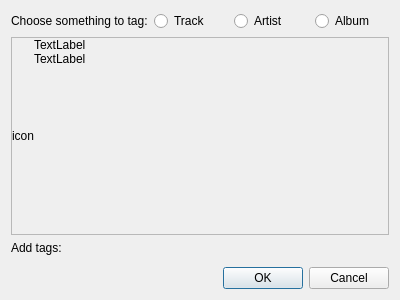
<?xml version="1.0" encoding="UTF-8"?>
<ui version="4.0">
 <class>TagDialog</class>
 <widget class="QDialog" name="TagDialog">
  <property name="geometry">
   <rect>
    <x>0</x>
    <y>0</y>
    <width>400</width>
    <height>300</height>
   </rect>
  </property>
  <property name="windowTitle">
   <string>Dialog</string>
  </property>
  <layout class="QVBoxLayout" name="verticalLayout_2">
   <item>
    <layout class="QHBoxLayout" name="horizontalLayout">
     <item>
      <widget class="QLabel" name="choose">
       <property name="text">
        <string>Choose something to tag:</string>
       </property>
      </widget>
     </item>
     <item>
      <widget class="QRadioButton" name="track">
       <property name="text">
        <string>Track</string>
       </property>
      </widget>
     </item>
     <item>
      <widget class="QRadioButton" name="artist">
       <property name="text">
        <string>Artist</string>
       </property>
      </widget>
     </item>
     <item>
      <widget class="QRadioButton" name="album">
       <property name="text">
        <string>Album</string>
       </property>
      </widget>
     </item>
    </layout>
   </item>
   <item>
    <widget class="QFrame" name="what">
     <property name="frameShape">
      <enum>QFrame::StyledPanel</enum>
     </property>
     <property name="frameShadow">
      <enum>QFrame::Raised</enum>
     </property>
     <layout class="QHBoxLayout" name="horizontalLayout_2" stretch="0,1">
      <property name="spacing">
       <number>0</number>
      </property>
      <property name="margin">
       <number>0</number>
      </property>
      <item>
       <widget class="HttpImageWidget" name="icon">
        <property name="text">
         <string>icon</string>
        </property>
       </widget>
      </item>
      <item>
       <layout class="QVBoxLayout" name="verticalLayout">
        <property name="spacing">
         <number>0</number>
        </property>
        <item>
         <widget class="unicorn::Label" name="title">
          <property name="text">
           <string>TextLabel</string>
          </property>
          <property name="textFormat">
           <enum>Qt::RichText</enum>
          </property>
          <property name="wordWrap">
           <bool>true</bool>
          </property>
         </widget>
        </item>
        <item>
         <widget class="unicorn::Label" name="description">
          <property name="text">
           <string>TextLabel</string>
          </property>
          <property name="textFormat">
           <enum>Qt::RichText</enum>
          </property>
          <property name="wordWrap">
           <bool>true</bool>
          </property>
         </widget>
        </item>
        <item>
         <spacer name="verticalSpacer">
          <property name="orientation">
           <enum>Qt::Vertical</enum>
          </property>
          <property name="sizeHint" stdset="0">
           <size>
            <width>20</width>
            <height>0</height>
           </size>
          </property>
         </spacer>
        </item>
       </layout>
      </item>
     </layout>
    </widget>
   </item>
   <item>
    <widget class="QLabel" name="addTags">
     <property name="text">
      <string>Add tags:</string>
     </property>
    </widget>
   </item>
   <item>
    <widget class="ItemSelectorWidget" name="tags">
     <property name="frameShape">
      <enum>QFrame::StyledPanel</enum>
     </property>
     <property name="frameShadow">
      <enum>QFrame::Raised</enum>
     </property>
    </widget>
   </item>
   <item>
    <widget class="QDialogButtonBox" name="buttonBox">
     <property name="orientation">
      <enum>Qt::Horizontal</enum>
     </property>
     <property name="standardButtons">
      <set>QDialogButtonBox::Cancel|QDialogButtonBox::Ok</set>
     </property>
    </widget>
   </item>
  </layout>
 </widget>
 <customwidgets>
  <customwidget>
   <class>ItemSelectorWidget</class>
   <extends>QFrame</extends>
   <header>lib/unicorn/widgets/ItemSelectorWidget.h</header>
   <container>1</container>
  </customwidget>
  <customwidget>
   <class>HttpImageWidget</class>
   <extends>QLabel</extends>
   <header>lib/unicorn/widgets/HttpImageWidget.h</header>
  </customwidget>
  <customwidget>
   <class>unicorn::Label</class>
   <extends>QLabel</extends>
   <header>lib/unicorn/widgets/Label.h</header>
  </customwidget>
 </customwidgets>
 <resources/>
 <connections>
  <connection>
   <sender>buttonBox</sender>
   <signal>accepted()</signal>
   <receiver>TagDialog</receiver>
   <slot>accept()</slot>
   <hints>
    <hint type="sourcelabel">
     <x>248</x>
     <y>254</y>
    </hint>
    <hint type="destinationlabel">
     <x>157</x>
     <y>274</y>
    </hint>
   </hints>
  </connection>
  <connection>
   <sender>buttonBox</sender>
   <signal>rejected()</signal>
   <receiver>TagDialog</receiver>
   <slot>reject()</slot>
   <hints>
    <hint type="sourcelabel">
     <x>316</x>
     <y>260</y>
    </hint>
    <hint type="destinationlabel">
     <x>286</x>
     <y>274</y>
    </hint>
   </hints>
  </connection>
 </connections>
</ui>
